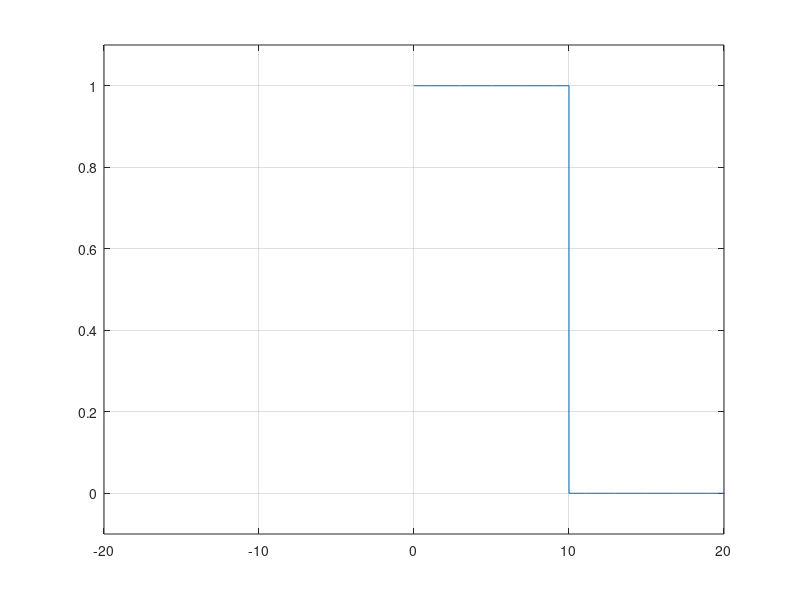
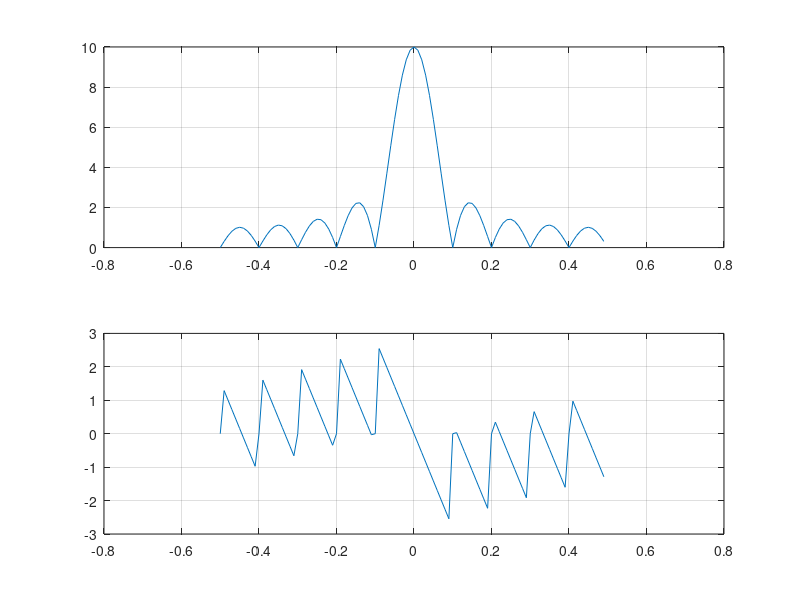

These charts were generated, in order, by the following MATLAB code:
%Rendel Abrasia, Reza Aablue
%500942743, 500966944
%Section 4

% Demo FT from Lab 4 manual

N = 100; 
PulseWidth = 10;
t = [0:1:(N-1)];

x = [ones(1,PulseWidth), zeros(1,N-PulseWidth)];

stairs(t,x); grid on;
figure (1);
axis ([-20,20, -0.1, 1.1])

Xf = fft(x);

f = [-(N/2):1:(N/2)-1]*(1/N);

figure (2);

subplot(211); plot(f,fftshift( abs(Xf))); grid on;
subplot(212); plot(f,fftshift(angle(Xf))); grid on;

xhat = ifft(Xf);